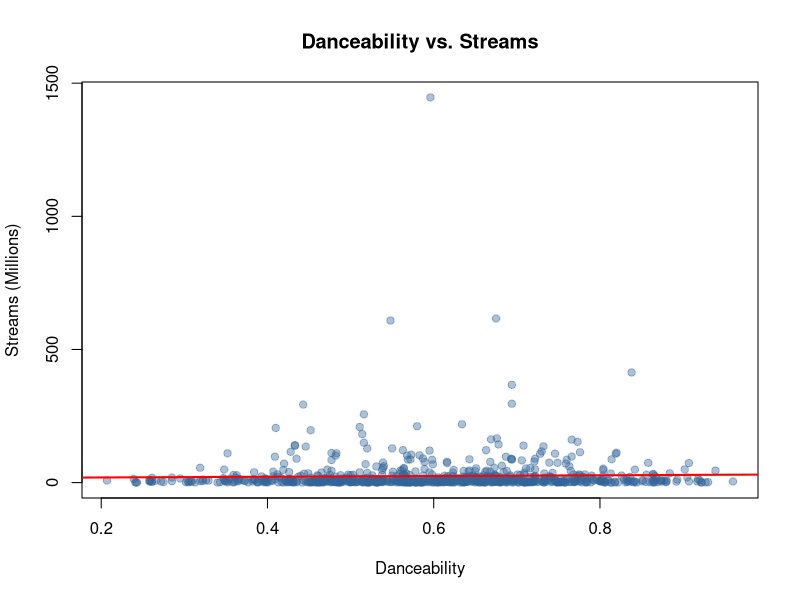
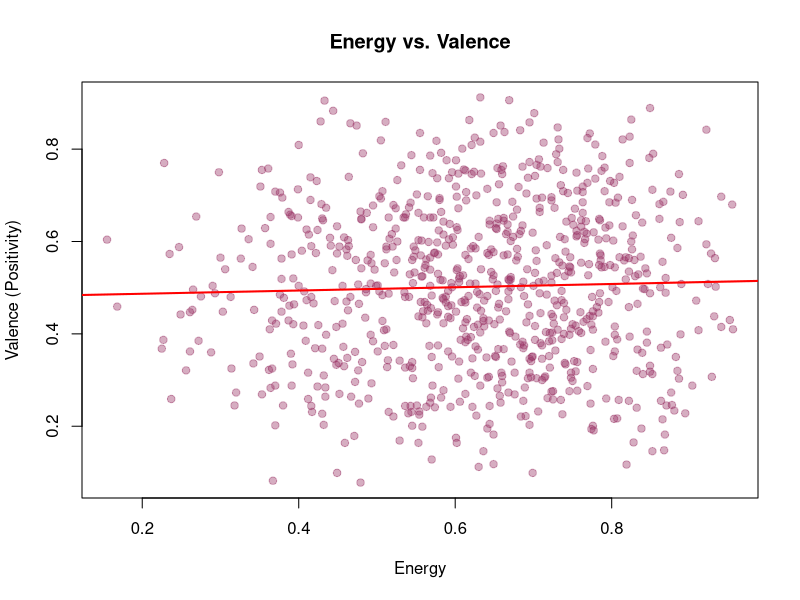
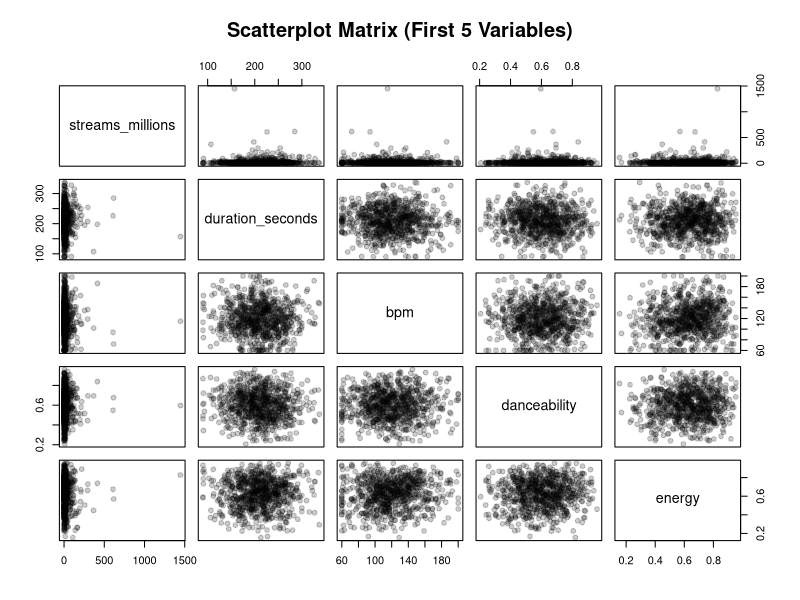

These charts were generated, in order, by the following R code:
# ============================================================
# Script 7: Correlation
# Dataset: Spotify Streaming
# Course: PhD Intro to Data Analysis
# ============================================================
# Topics Covered:
#   - Pearson correlation (cor, cor.test)
#   - Interpreting r, p-value, confidence interval
#   - Correlation matrices
#   - Scatterplots
#   - Understanding correlation vs. causation
# ============================================================

# --- Step 1: Load the Data ---
spotify <- read.csv("07_spotify_streaming.csv")

# --- Step 2: Overview ---
str(spotify)
head(spotify)

# --- Step 3: Simple Correlation ---
# Is there a relationship between danceability and streams?
cor(spotify$danceability, spotify$streams_millions)

# Full test with p-value and confidence interval
cor.test(spotify$danceability, spotify$streams_millions)

# Interpretation:
#   r = correlation coefficient (-1 to +1)
#   p-value = is this significantly different from 0?
#   95% CI = range of plausible values for the true correlation

# --- Step 4: More Correlations ---
# Energy and valence (positivity)
cor.test(spotify$energy, spotify$valence)

# BPM and danceability
cor.test(spotify$bpm, spotify$danceability)

# Duration and streams
cor.test(spotify$duration_seconds, spotify$streams_millions)

# --- Step 5: Correlation Matrix ---
# Select only numeric columns for the matrix
numeric_vars <- spotify[, c("streams_millions", "duration_seconds", "bpm",
                             "danceability", "energy", "valence",
                             "acousticness")]

# Full correlation matrix
cor_matrix <- cor(numeric_vars)
round(cor_matrix, 3)

# --- Step 6: Scatterplots ---
# Danceability vs. streams
plot(spotify$danceability, spotify$streams_millions,
     main = "Danceability vs. Streams",
     xlab = "Danceability",
     ylab = "Streams (Millions)",
     pch = 19,
     col = rgb(0.2, 0.4, 0.6, 0.4))

# Add a best-fit line
abline(lm(streams_millions ~ danceability, data = spotify),
       col = "red", lwd = 2)

# Energy vs. valence
plot(spotify$energy, spotify$valence,
     main = "Energy vs. Valence",
     xlab = "Energy",
     ylab = "Valence (Positivity)",
     pch = 19,
     col = rgb(0.6, 0.2, 0.4, 0.4))
abline(lm(valence ~ energy, data = spotify), col = "red", lwd = 2)

# --- Step 7: Scatterplot Matrix ---
# Quick look at all pairwise relationships
pairs(numeric_vars[, 1:5],
      main = "Scatterplot Matrix (First 5 Variables)",
      pch = 19,
      col = rgb(0, 0, 0, 0.2))

# --- Step 8: Important Reminder ---
# Correlation does NOT imply causation.
# Just because danceability and streams are correlated
# does NOT mean making a song more danceable causes more streams.

# ============================================================
# Practice on Your Own:
#   1. What is the correlation between acousticness and energy?
#   2. Which pair of variables has the strongest correlation?
#   3. Create a scatterplot of bpm vs. danceability
# ============================================================
